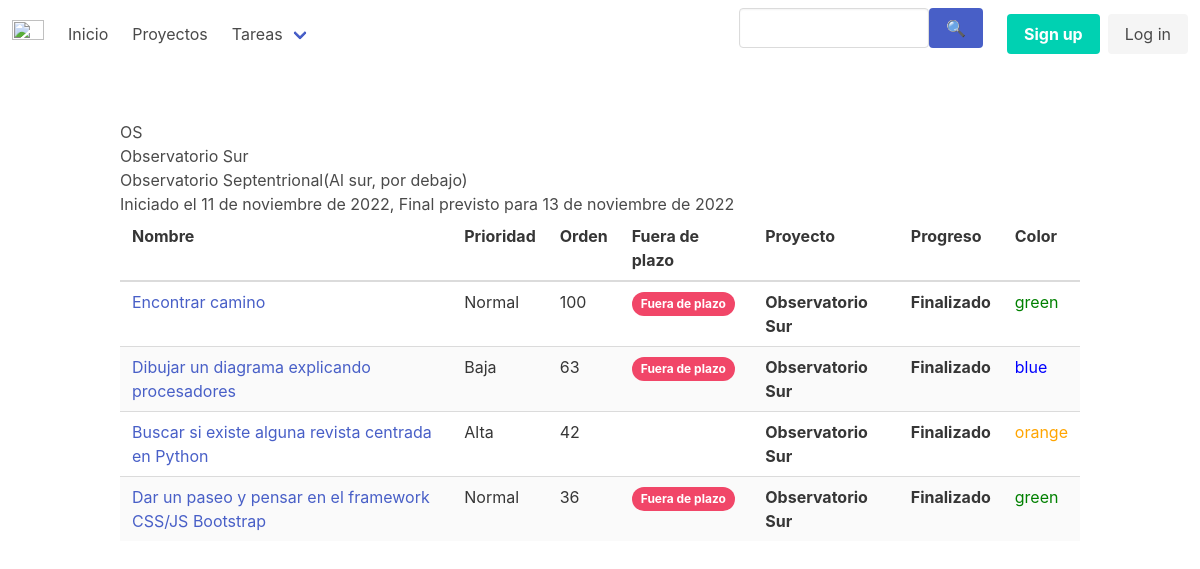
The page /projects/OS/ on the database its author committed.
### tasks/models.py (models this page shows, shortened)
class Project(models.Model):
    class Meta:
        verbose_name = 'Proyecto'
        verbose_name_plural = 'Proyectos'
        ordering = ['code']
    name = models.CharField(max_length=250)
    code = models.SlugField(max_length=4, unique=True)
    description = models.TextField()
    start_date = models.DateField()
    end_date = models.DateField()
    def progress(self):
        total_time = self.end_date - self.start_date
        today = datetime.date.today()
        time_passed = today - self.start_date
        progress = (float(time_passed.days) * 100.0) / float(total_time.days)
        return round(progress, 2)

class Task(models.Model):
    class Meta:
        verbose_name = 'Tarea'
        verbose_name_plural = 'Tareas'
        ordering = ['-orden', 'name']
    name = models.CharField(max_length=250)
    finished = models.BooleanField(default=False)
    orden = models.IntegerField(default=100)
    priority = models.CharField(
        max_length=1,
        choices=[
            ('H', 'Alta'),
            ('N', 'Normal'),
            ('L', 'Baja'),
        ],
        default='N',
    )
    color = models.CharField(
        max_length=6,
        choices=[
            ('blue', 'Azul Marino'),
            ('red', 'Rojo'),
            ('orange', 'Naranja'),
            ('green', 'Verde'),
        ],
        default='blue',
        )
    due_date = models.DateField(
        blank=True,
        null=True,
        default=None,
    )
    project = models.ForeignKey(
        Project,
        blank=True,
        null=True,
        default=None,
        on_delete=models.SET_NULL,
        )
    def is_due(self) -> bool:
        if self.due_date is None:
            return False
        return self.due_date <= hoy()

### tasks/views.py (the view)
def detalle_proyecto_code(request, code):
    project = models.Project.objects.get(code=code)
    tareas = project.task_set.all()
    return render(request, 'tasks/detalle_proyecto.html', {
        'project': project,
        'tareas': tareas,
    })

### tasks/models.py (called while the page is built)
def hoy():
    return timezone.now().date()

### tasks/templates/tasks/detalle_proyecto.html (shortened to what this page needs)
{% extends 'tasks/base.html'%}
{% block content %}
    <h3>{{project.code}}</h3>
    <h4>{{project.name}}</h4>
    <p>{{project.description}}</p>
    <p>Iniciado el {{ project.start_date}},
        Final previsto para {{ project.end_date }}
    </p>
    {% include 'tasks/includes/task_table.html' %}
{% endblock content %}

### tasks/templates/tasks/base.html (shortened to what this page needs)
{% load static %}<!doctype html>
<html>
  <head>
    <link rel="stylesheet" href="{% static 'tasks/css/bulma.css' %}">
  </head>
  <body>
  {% include 'tasks/includes/navbar.html' %}
    <main>
    <section class="section">
    <div class="container">
      {% block content %}
      {% endblock content %}
    </div>
    </section>
    </main>
  </body>
</html>

### tasks/templates/tasks/includes/navbar.html (shortened to what this page needs)
{% load static %}
<nav class="navbar" role="navigation" aria-label="main navigation">
    <div class="navbar-brand">
      <a class="navbar-item" href="/">
        <img src="{% static 'tasks/img/logo-64x64.png' %}" width="32" height="32">
      </a>
    </div>
    <div id="navbarBasicExample" class="navbar-menu">
      <div class="navbar-start">
        <a href="/" class="navbar-item">
          Inicio
        </a>
        <a class="navbar-item" href="{% url 'proyectos' %}">
          Proyectos
        </a>
        <div class="navbar-item has-dropdown is-hoverable">
          <a class="navbar-link" href="">
            Tareas
          </a>
        </div>
      </div>
      <div class="navbar-end">
        <div class="navbar-item">
          {% include 'tasks/includes/search_button.html' %}
        </div>
        <div class="navbar-item">
          <div class="buttons">
            <a class="button is-primary">
              <strong>Sign up</strong>
            </a>
            <a class="button is-light">
              Log in
            </a>
          </div>
        </div>
      </div>
    </div>
  </nav>

### tasks/templates/tasks/includes/search_button.html (shortened to what this page needs)
<form method="POST" action="{% url 'buscar' %}">
    <div class="field is-grouped">
      <div class="field">
        <div class="control">
            <input class="input" size="12" type="search" name="query">
        </div>
      </div>
      <div class="control">
         <button class="button is-link">🔍</button>
      </div>
    </div>
    </form>

### tasks/templates/tasks/includes/task_table.html
<table class="table is-striped">
  <thead>
    <tr>
      <th>Nombre</th>
      <th>Prioridad</th>
      <th>Orden</th>
      <th>Fuera de plazo</th>
      <th>Proyecto</th>
      <th>Progreso</th>
      <th>Color</th>
    </tr>
  </thead>
  <tbody>
  {% for tarea in tareas %}
    <tr>
      <td class="{% if tarea.priority == 'H' %}tarea-urgente{% endif %}">
       <a href="{% url 'detalle_tarea' pk=tarea.pk %}">
        {{ tarea.name }}
      </a>
      </td>
      <td>{{ tarea.get_priority_display }}</td>
      <td>{{ tarea.orden }}</td>
      <td>
        {% if tarea.is_due %}
          <b class="tag is-danger is-rounded">Fuera de plazo</b>
        {% endif %}
      </td>
      <td>
        {% if tarea.project %}
          <b>{{ tarea.project.name }}</b>
        {% else %}
          <i>-</i>
        {% endif %}
      </td>
      <td>
        {% if tarea.project %}
          {% if tarea.project.progress < 0.0 %}
            <b>No iniciado</b>
          {% elif tarea.project.progress > 100.0%}
            <b>Finalizado</b>
          {% else %}
            <progress class="progress" value="" max="100.0">
              {{ tarea.project.progress }}%
            </progress>
            <i>{{ tarea.project.progress }}%</i>
          {% endif %}
        {% else %}
            <i>-</i>
        {% endif %}
      </td>
      <td style="color: {{ tarea.color }}">
        {{ tarea.color }}
      </td>
    </tr>
  {% endfor %}
  </tbody>
</table>

### rows shown on the page
Project: code "OS", name "Observatorio Sur", description "Observatorio Septentrional(Al sur, por debajo)", start_date "11 de noviembre de 2022", end_date "13 de noviembre de 2022"
Task: name "Encontrar camino", priority "Normal", orden "100", due_date "Fuera de plazo", project.name "Observatorio Sur", shows "Finalizado", color "green"
Task: name "Dibujar un diagrama explicando procesadores", priority "Baja", orden "63", due_date "Fuera de plazo", project.name "Observatorio Sur", shows "Finalizado", color "blue"
Task: name "Buscar si existe alguna revista centrada en Python", priority "Alta", orden "42", project.name "Observatorio Sur", shows "Finalizado", color "orange"
Task: name "Dar un paseo y pensar en el framework CSS/JS Bootstrap", priority "Normal", orden "36", due_date "Fuera de plazo", project.name "Observatorio Sur", shows "Finalizado", color "green"
